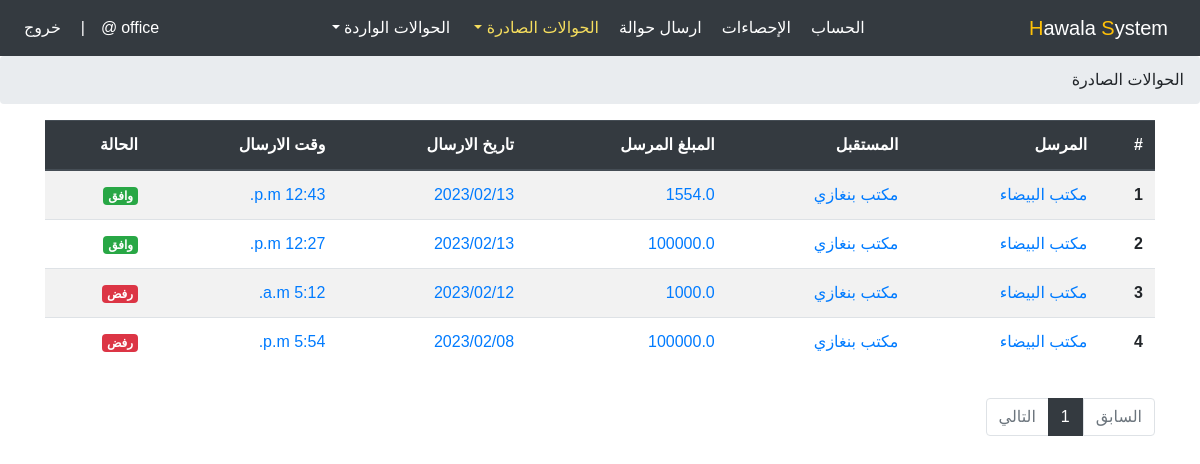
Page /office/outgoingTransfersList (signed in) on the committed database.
### account/models.py (models this page shows, shortened)
class TblUser(AbstractUser):
    user_type = models.PositiveIntegerField(choices=USER_TYPE)

class TblOfficeUser(models.Model):
    user = models.OneToOneField(TblUser, on_delete=models.CASCADE, primary_key=True)
    name = models.CharField(max_length=100)
    bio = models.TextField(max_length=1500, null=True, blank=True)
    email = models.EmailField()
    special_phone = models.CharField(max_length=14)
    city = models.PositiveIntegerField(choices=CITY_CHOICES, default=1)
    address = models.CharField(max_length=100)
    url_address = models.CharField(max_length=200)
    create_at = models.DateTimeField(auto_now_add=True)
    update_at = models.DateTimeField(auto_now=True)

### office/models.py (models this page shows, shortened)
class TblMoneyTransfer(models.Model):
    sender_office = models.ForeignKey(TblOfficeUser, related_name='from_office', on_delete=models.CASCADE)
    recipient_office = models.ForeignKey(TblOfficeUser, related_name='to_office', on_delete=models.CASCADE)
    sent_amount = models.FloatField(validators=[MinValueValidator(1.0), MaxValueValidator(1000000000.0)])
    sender_commission = models.FloatField(validators=[MinValueValidator(1.0), MaxValueValidator(1000000.0)])
    recipient_commission = models.FloatField(validators=[MinValueValidator(1.0), MaxValueValidator(1000000.0)])
    commission_from_sender = models.FloatField(validators=[MinValueValidator(0.0), MaxValueValidator(1000000.0)])
    commission_from_recipient = models.FloatField(validators=[MinValueValidator(0.0), MaxValueValidator(1000000.0)])
    approval_by_recipient = models.BooleanField(default=False)
    sent_at = models.DateTimeField(auto_now_add=True)
    approval_at = models.DateTimeField(null=True, blank=True)
    rejection_at = models.DateTimeField(null=True, blank=True)
    note = models.TextField(max_length=200, null=True, blank=True)
    rejection = models.BooleanField(default=False)
    note2 = models.TextField(max_length=200, null=True, blank=True)
    def get_outgoing_money_order_url(self):
        return reverse('office:outgoing-money-order', kwargs={'money_order_id': self.pk})

### office/views.py (the view)
# urls.py: path('outgoingTransfersList', views.outgoingTransfersList, name="outgoing-transfers-list"),
@login_required(login_url='account:logout')
def outgoingTransfersList(request):
    if request.user.user_type != is_office:
        return redirect('account:logout')
    transfers = TblMoneyTransfer.objects.filter(sender_office=request.user.pk).order_by('-sent_at')
    paginator = Paginator(transfers, 5)
    page_num = request.GET.get('page', 1)
    try:
        transfers = paginator.page(page_num)
    except PageNotAnInteger:
        transfers = paginator.page(1)
    except EmptyPage:
        transfers = paginator.page(paginator.num_pages)
    context = {
        'parentTitle': 'outgoing-transfers',
        'title': 'outgoing-transfers-list',
        'transfers': transfers,
    }
    return render(request, 'office/outgoingTransfers/outgoingTransfersList.html', context)

### office/templates/office/outgoingTransfers/outgoingTransfersList.html (shortened to what this page needs)
{% extends 'office.html' %}
{% block office-content %}
<ol class="breadcrumb">
    <li class="active" aria-current="page">الحوالات الصادرة</li>
</ol>
<div class="container my-3">
    <div class="row">
        <div class="col-12">
            <div class="table-responsive">
                <table class="table table-striped">
                    <thead class="thead-dark">
                    <tr>
                        <th scope="col">#</th>
                        <th scope="col">المرسل</th>
                        <th scope="col">المستقبل</th>
                        <th scope="col">المبلغ المرسل</th>
                        <th scope="col">تاريخ الارسال</th>
                        <th scope="col">وقت الارسال</th>
                        <th scope="col">الحالة</th>
                    </tr>
                    </thead>
                    <tbody>
                        {% for i in transfers %}
                        <tr>
                            <th scope="row">{{ forloop.counter }}</th>
                            <td><a href="{{ i.get_outgoing_money_order_url }}">{{ i.sender_office.name }}</a></td>
                            <td><a href="{{ i.get_outgoing_money_order_url }}">{{ i.recipient_office.name }}</a></td>
                            <td><a href="{{ i.get_outgoing_money_order_url }}">{{ i.sent_amount }}</a></td>
                            <td><a href="{{ i.get_outgoing_money_order_url }}">{{ i.sent_at.date|date:"Y/m/d" }}</a></td>
                            <td><a href="{{ i.get_outgoing_money_order_url }}">{{ i.sent_at.time }}</a></td>
                            <td><a href="{{ i.get_outgoing_money_order_url }}">
                                {% if i.approval_by_recipient == True %}
                                <span class="badge badge-success">وافق</span>
                                {% elif i.rejection == True %}
                                <span class="badge badge-danger">رفض</span>
                                {% elif i.approval_by_recipient == False and i.rejection == False %}
                                <span class="badge badge-warning">معلق</span>
                                {% endif %}
                            </a></td>
                        </tr>
                        {% endfor %}
                    </tbody>
                </table>
            </div>
        </div>
        <div class="col-12 my-3">
          <ul class="pagination">
              {% if transfers.has_previous %}
              <li class="page-item">
                  <a class="page-link" href="?page={{ transfers.previous_page_number }}" tabindex="-1">السابق</a>
              </li>
              {% else %}
              <li class="page-item disabled">
                  <a class="page-link" href="#!" tabindex="-1">السابق</a>
              </li>
              {% endif %}
              {% for num in transfers.paginator.page_range %}
                  {% if transfers.number == num %}
                      <li class="page-item active">
                          <a class="page-link" href="?page={{ num }}">{{ num }}</a>
                      </li>
                  {% elif num > transfers.number|add:'-3' and num < transfers.number|add:'3' %}
                      <a class="d-none" href="?page={{ num }}">{{ num }}</a>
                      <li class="page-item">
                          <a class="page-link" href="?page={{ num }}">{{ num }}</a>
                      </li>
                  {% endif %}
              {% endfor %}
              {% if transfers.has_next %}
                  {% if transfers.number < transfers.paginator.num_pages|add:'-3' %}
                      <li class="page-item">
                          <span class="page-link">...</span>
                      </li>
                      <li class="page-item">
                          <a class="page-link" href="?page={{ transfers.paginator.num_pages }}">{{ transfers.paginator.num_pages }}</a>
                      </li>
                  {% elif transfers.number < transfers.paginator.num_pages|add:'-2' %}
                      <li class="page-item">
                          <a class="page-link" href="?page={{ transfers.paginator.num_pages }}">{{ transfers.paginator.num_pages }}</a>
                      </li>
                  {% endif %}
                  <li class="page-item">
                      <a class="page-link" href="?page={{transfers.next_page_number}}">التالي</a>
                  </li>
              {% else %}
              <li class="page-item disabled">
                  <a class="page-link" href="#!">التالي</a>
              </li>
              {% endif %}
          </ul>
        </div>
    </div>
</div>
{% endblock %}

### templates/office.html (shortened to what this page needs)
<!DOCTYPE html>
{% load static %}
<html>
<html lang="ar">
<head>
    <link rel="stylesheet" href="{% static 'css/bootstrap.min.css' %}">
    <link rel="stylesheet" href="{% static 'css/office.style6.css' %}">
</head>
<body>
    <nav class="navbar navbar-expand-lg navbar-dark bg-dark">
        <a class="navbar-brand" href="#"><span class="text-warning">H</span>awala <span class="text-warning">S</span>ystem</a>
        <div class="collapse navbar-collapse" id="navbarSupportedContent">
            <ul class="navbar-nav mx-auto">
                <li class="nav-item {% if title == 'office-profile' or parentTitle == 'office-profile' %}active{% endif %}">
                    <a class="nav-link" href="{% url 'office:office-profile' %}">الحساب</a>
                </li>
                <li class="nav-item {% if title == 'office-statistics' %}active{% endif %}">
                    <a class="nav-link" href="{% url 'office:office-statistics' %}">الإحصاءات</a>
                </li>
                <li class="nav-item {% if title == 'office-list' or parentTitle == 'office-list' %}active{% endif %}">
                    <a class="nav-link" href="{% url 'office:office-list' %}">ارسال حوالة</a>
                </li>
                <li class="nav-item dropdown {% if parentTitle == 'outgoing-transfers' %}active{% endif %}">
                    <a class="nav-link dropdown-toggle" href="#" id="navbarDropdown" role="button" data-toggle="dropdown" aria-haspopup="true" aria-expanded="false">
                        الحوالات الصادرة
                    </a>
                </li>
                <li class="nav-item dropdown {% if parentTitle == 'incoming-transfers' %}active{% endif %}">
                    <a class="nav-link dropdown-toggle" href="#" id="navbarDropdown" role="button" data-toggle="dropdown" aria-haspopup="true" aria-expanded="false">
                        الحوالات الواردة
                    </a>
                </li>
            </ul>
            <ul class="navbar-nav">
                <li class="nav-item">
                    <span class="nav-link">{{ request.user.username }}@</span>
                </li>
                <li class="nav-item d-lg-inline-block d-none">
                    <span class="nav-link">|</span>
                </li>
                <li class="nav-item">
                    <a class="nav-link" href="{% url 'account:logout' %}">خروج</a>
                </li>
            </ul>
        </div>
    </nav>
    {% block office-content %}{% endblock %}
</body>
</html>

### static/css/office.style6.css (style rules this page uses)
html { scroll-behavior: smooth; }
body { direction: rtl; text-align: right; font-family: sans-serif; font-size: 1rem; font-weight: 400; line-height: 1.5; }
* { padding: 0; margin: 0; text-decoration: none; box-sizing: border-box; }
a, a:hover { text-decoration: none; cursor: pointer; transition: all 0.5s ease; }
nav.navbar a.navbar-brand { color: white !important; }
nav.navbar .nav-link { color: white !important; }
li.active a.nav-link, li a.nav-link:hover { color: #f5dd5d !important; }
.pagination .page-item.active .page-link { z-index:1;color:#fff;background-color:#343a40;border-color:#343a40 }
.pagination .page-item:last-child .page-link { border-radius:0;border-top-left-radius:.25rem;border-bottom-left-radius:.25rem }
.pagination .page-item:first-child .page-link { border-radius:0;border-top-right-radius:.25rem;border-bottom-right-radius:.25rem; }

### rows in the picture
TblUser: user.username "office"
TblMoneyTransfer: sender_office.name "مكتب البيضاء", recipient_office.name "مكتب بنغازي", sent_amount "1554.0", sent_at "2023/02/13", sent_at.time "12:43 p.m.", approval_by_recipient "وافق"
TblMoneyTransfer: sender_office.name "مكتب البيضاء", recipient_office.name "مكتب بنغازي", sent_amount "100000.0", sent_at "2023/02/13", sent_at.time "12:27 p.m.", approval_by_recipient "وافق"
TblMoneyTransfer: sender_office.name "مكتب البيضاء", recipient_office.name "مكتب بنغازي", sent_amount "1000.0", sent_at "2023/02/12", sent_at.time "5:12 a.m.", approval_by_recipient "رفض"
TblMoneyTransfer: sender_office.name "مكتب البيضاء", recipient_office.name "مكتب بنغازي", sent_amount "100000.0", sent_at "2023/02/08", sent_at.time "5:54 p.m.", approval_by_recipient "رفض"

### other values in the picture
{{ num }} "1"
